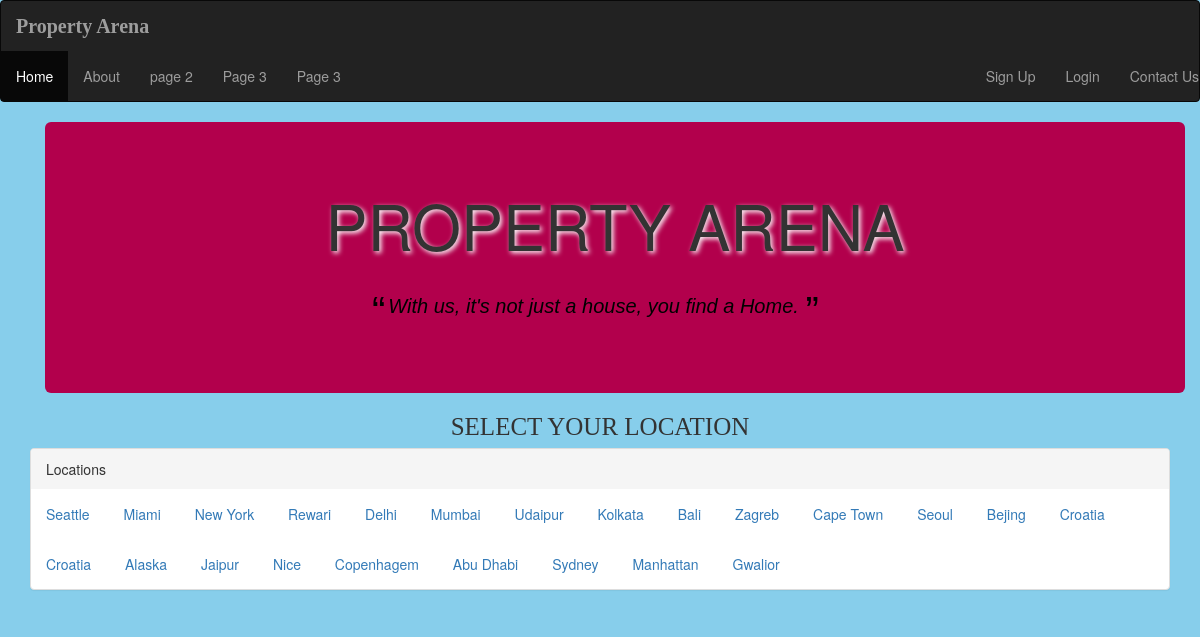
/homesapp/, run on the app's committed database.
### homesapp/models.py (models this page shows, shortened)
class Location(models.Model):
    location_name = models.CharField(max_length = 200)
    location_type = models.CharField(max_length = 200)

### homesapp/views.py (the view)
class IndexView(generic.ListView):
    template_name = 'homesapp/index.html'
    def get_queryset(self):
        return Location.objects.all()

### homesapp/templates/homesapp/index.html (shortened to what this page needs)
{% extends 'homesapp/base.html' %}
{% block body %}
<body style="background-color:skyblue;" >
<div class="container">
    <div class="container">
        <div class="jumbotron" style="background-color: #b2004c;">
            <h1 style=" text-shadow: 2px 2px 5px white;"><center>PROPERTY ARENA </center></h1>
            <p style="font-size:20px;color:black;" class="p1"><i>With us, it's not just a house, you find a Home.</i> </p>
        </div>
    </div>
   <center> <h1 style="font-family:Comic Sans MS;font-size:25px; margin:7px;margin-top:-10px;"> SELECT YOUR LOCATION </h1></center>
<div class="panel-group">
    <div class="panel panel-default">
        <div class="panel-heading">Locations</div>
        {% for location in object_list %}
       <div class="panel-body " style="display:inline-block;"> <a href="/homesapp/{{location.id}}">{{location.location_name}}</a><br>
       </div>
        {% endfor %}
    </div>
</div>
</div>
</body>
{% endblock %}

### homesapp/templates/homesapp/base.html (shortened to what this page needs)
<!DOCTYPE html>
<html lang="en">
<head>
  <link rel="stylesheet" href="https://maxcdn.bootstrapcdn.com/bootstrap/3.3.7/css/bootstrap.min.css">
</head>
<body>
<div class="navbar navbar-inverse">
<div class="container-fluid">
    <a class="navbar-brand" href="#" style="font-family:cursive;font-weight:bold;font-size:20px;">Property Arena</a>
</div>
   <ul class="nav navbar-nav">
    <li class="active"><a href="#">Home </a>
    </li>
    <li > <a href="#">About </a>
    </li>
       <li><a href="#"> page 2</a></li>
       <li><a href="#"> Page 3</a></li>
    <li class="nav-item">
      <a class="nav-link" href="#">Page 3</a>
    </li>
  </ul>
    <ul class="nav navbar-nav navbar-right" >
    <li><a href="#">Sign Up </a></li>
       <li><a href="#"> Login</a></li>
       <li><a href="#"> Contact Us</a></li>
    </ul>
</div>
{% block body %}
{% endblock %}
</body>
</html>

### homesapp/templates/homesapp/index.html (style rules this page uses)
.p1 { font-family:"Comic Sans MS", cursive, sans-serif; margin:0 auto; margin-left:250px; quotes:"\201C""\201D""\2018""\2019"; padding: 10px 20px; line-height: 1.4; }
.p1:before { content: open-quote; display: inline; height: 0; line-height: 0; left: -3px; position: relative; top: 12px; color: black; font-size: 2em; }
.p1::after { content: close-quote; display: inline; height: 0; line-height: 1; left: 1px; position: relative; top: 12px; color: black; font-size: 2em; }

### data on the page
Location: location_name "Seattle"
Location: location_name "Miami"
Location: location_name "New York"
Location: location_name "Rewari"
Location: location_name "Delhi"
Location: location_name "Mumbai"
Location: location_name "Udaipur"
Location: location_name "Kolkata"
Location: location_name "Bali"
Location: location_name "Zagreb"
Location: location_name "Cape Town"
Location: location_name "Seoul"
Location: location_name "Bejing"
Location: location_name "Croatia"
Location: location_name "Croatia"
Location: location_name "Alaska"
Location: location_name "Jaipur"
Location: location_name "Nice"
Location: location_name "Copenhagem"
Location: location_name "Abu Dhabi"
Location: location_name "Sydney"
Location: location_name "Manhattan"
Location: location_name "Gwalior"
